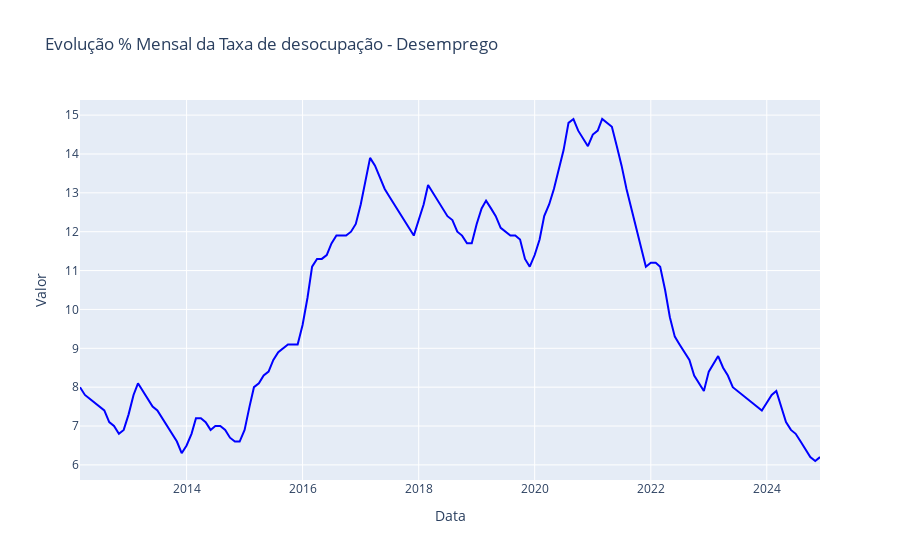

Source (notebook cell):
### Code cell
fig = Dash.Figure()

fig.add_trace(Dash.Scatter(
    x=Desemprego.index,
    y=Desemprego['valor'],
    mode='lines',
    name='Taxa Desocupação', 
    line=dict(color='blue')  
))


fig.update_layout(
    title='Evolução % Mensal da Taxa de desocupação - Desemprego',
    xaxis_title='Data',
    yaxis_title='Valor',
    legend_title='Legenda'
)

fig.show()

### Figure 1 — Plotly figure (JSON) as saved in the notebook; plotly's stock layout.template omitted (floating-point values rounded to 4 significant figures; data arrays with more than 128 entries replaced by an {"elided": "..."} marker saying what was removed)
{"data": [{"line": {"color": "blue"}, "mode": "lines", "name": "Taxa Desocupação", "type": "scatter", "x": {"elided": "154 str values"}, "y": {"elided": "154 float values"}}], "layout": {"legend": {"title": {"text": "Legenda"}}, "title": {"text": "Evolução % Mensal da Taxa de desocupação - Desemprego"}, "xaxis": {"title": {"text": "Data"}}, "yaxis": {"title": {"text": "Valor"}}}}
